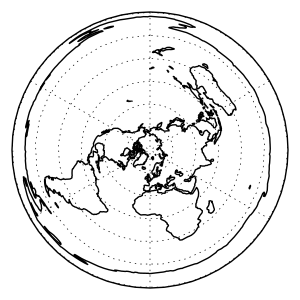

Write the Python code that produced this figure.
import matplotlib.pyplot as plt
import cartopy.crs as ccrs

plt.figure(figsize=(3, 3))
ax = plt.axes(projection=ccrs.AzimuthalEquidistant(central_latitude=90))
ax.coastlines(resolution='110m')
ax.gridlines()
